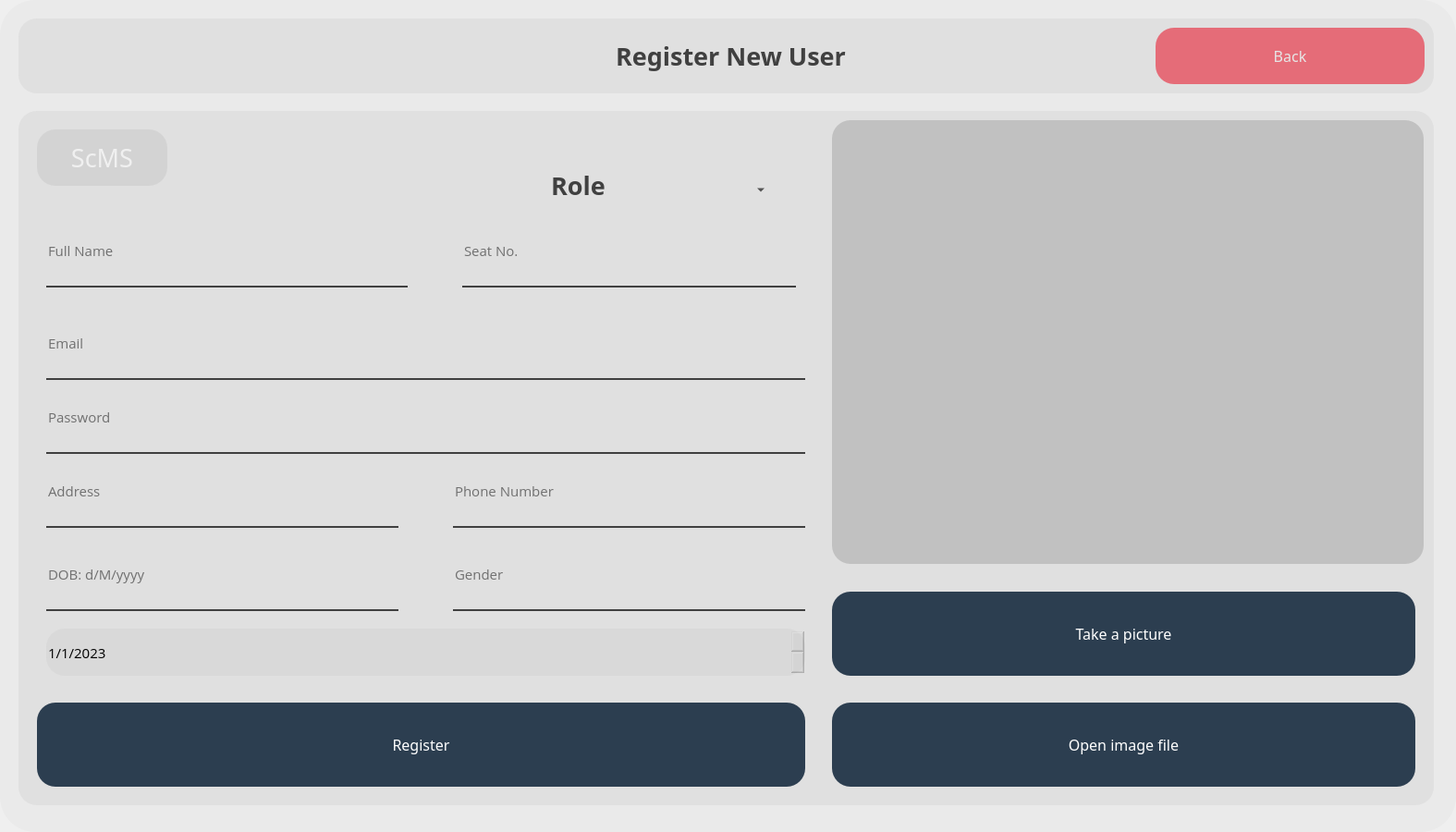
  <widget class="QWidget" name="newUser_widget" native="true">
   <property name="geometry">
    <rect>
     <x>0</x>
     <y>0</y>
     <width>1575</width>
     <height>900</height>
    </rect>
   </property>
   <widget class="QLabel" name="mainScreen_BG_5">
    <property name="geometry">
     <rect>
      <x>0</x>
      <y>0</y>
      <width>1575</width>
      <height>900</height>
     </rect>
    </property>
    <property name="styleSheet">
     <string notr="true">background-image: url(:/images/materials/reportBG.png);
border-radius:38px;</string>
    </property>
    <property name="text">
     <string/>
    </property>
   </widget>
   <widget class="QWidget" name="topBar_widget_6" native="true">
    <property name="geometry">
     <rect>
      <x>20</x>
      <y>20</y>
      <width>1531</width>
      <height>81</height>
     </rect>
    </property>
    <property name="styleSheet">
     <string notr="true">background-color: rgba(200, 200, 200,80);
/*background-color: rgba(239, 174, 74,150);*/
border-radius:20px;</string>
    </property>
    <widget class="QLabel" name="mainTopBarTitle_label_9">
     <property name="geometry">
      <rect>
       <x>610</x>
       <y>10</y>
       <width>321</width>
       <height>61</height>
      </rect>
     </property>
     <property name="font">
      <font>
       <family>Poppins SemiBold</family>
       <pointsize>20</pointsize>
       <weight>75</weight>
       <bold>true</bold>
      </font>
     </property>
     <property name="styleSheet">
      <string notr="true">background-color: rgba(255, 255, 255,0);
color: rgb(64,64,64);</string>
     </property>
     <property name="text">
      <string>Register New User</string>
     </property>
     <property name="alignment">
      <set>Qt::AlignCenter</set>
     </property>
    </widget>
    <widget class="QPushButton" name="newUser_Back_btn">
     <property name="geometry">
      <rect>
       <x>1230</x>
       <y>10</y>
       <width>291</width>
       <height>61</height>
      </rect>
     </property>
     <property name="font">
      <font>
       <family>Poppins Medium</family>
       <pointsize>12</pointsize>
       <weight>50</weight>
       <bold>false</bold>
      </font>
     </property>
     <property name="styleSheet">
      <string notr="true">QPushButton#newUser_Back_btn{
background-color: rgb(229, 108, 120);
	color: rgb(230, 230, 230);
border-radius:20px;
}

QPushButton#newUser_Back_btn:hover{
background-color: rgba(229, 108, 120,220);
}

QPushButton#newUser_Back_btn:pressed{
padding-left:5px;
padding-top:5px;
background-color: rgba(229, 108, 120,220);
}</string>
     </property>
     <property name="text">
      <string>Back</string>
     </property>
    </widget>
   </widget>
   <widget class="QWidget" name="mainDashboardContainer_widget_5" native="true">
    <property name="geometry">
     <rect>
      <x>20</x>
      <y>120</y>
      <width>1531</width>
      <height>751</height>
     </rect>
    </property>
    <property name="font">
     <font>
      <strikeout>false</strikeout>
     </font>
    </property>
    <property name="styleSheet">
     <string notr="true">background-color: rgba(200, 200, 200,80);
border-radius:20px;</string>
    </property>
    <widget class="QPushButton" name="registerNewUser_btn">
     <property name="geometry">
      <rect>
       <x>20</x>
       <y>640</y>
       <width>831</width>
       <height>91</height>
      </rect>
     </property>
     <property name="font">
      <font>
       <family>Poppins Medium</family>
       <pointsize>12</pointsize>
       <weight>50</weight>
       <bold>false</bold>
       <strikeout>false</strikeout>
      </font>
     </property>
     <property name="styleSheet">
      <string notr="true">QPushButton#registerNewUser_btn{
	
	background-color: rgb(44, 62, 80);
	color: rgb(255, 255, 255);
border-radius:20px;
}

QPushButton#registerNewUser_btn:hover{
background-color: rgba(44, 62, 80,210);

}

QPushButton#registerNewUser_btn:pressed{
padding-left:5px;
padding-top:5px;
background-color: rgba(44, 62, 80,210);

}</string>
     </property>
     <property name="text">
      <string>Register</string>
     </property>
     <property name="iconSize">
      <size>
       <width>25</width>
       <height>25</height>
      </size>
     </property>
    </widget>
    <widget class="QLabel" name="mainTopBarTitle_label_10">
     <property name="geometry">
      <rect>
       <x>20</x>
       <y>20</y>
       <width>141</width>
       <height>61</height>
      </rect>
     </property>
     <property name="font">
      <font>
       <family>Poppins Medium</family>
       <pointsize>20</pointsize>
       <weight>50</weight>
       <bold>false</bold>
       <strikeout>false</strikeout>
      </font>
     </property>
     <property name="styleSheet">
      <string notr="true">background-color: rgba(64, 64, 64,20);
color: rgb(240, 240, 240);
</string>
     </property>
     <property name="text">
      <string>ScMS</string>
     </property>
     <property name="alignment">
      <set>Qt::AlignCenter</set>
     </property>
    </widget>
    <widget class="QWidget" name="cameraAttendanceContainer_widget_4" native="true">
     <property name="geometry">
      <rect>
       <x>880</x>
       <y>10</y>
       <width>640</width>
       <height>480</height>
      </rect>
     </property>
     <property name="styleSheet">
      <string notr="true">background-color: rgba(64, 64, 64,50);
/*background-color: rgba(255,255,255,255);*/
border-radius:20px;</string>
     </property>
     <widget class="QLabel" name="userImageRegister_Label">
      <property name="geometry">
       <rect>
        <x>90</x>
        <y>10</y>
        <width>460</width>
        <height>460</height>
       </rect>
      </property>
      <property name="styleSheet">
       <string notr="true">background-color: rgba(255, 255, 255,0);
border-radius:20px;</string>
      </property>
      <property name="text">
       <string/>
      </property>
     </widget>
     <widget class="QLabel" name="cameraNewUserImage_Label">
      <property name="geometry">
       <rect>
        <x>10</x>
        <y>10</y>
        <width>620</width>
        <height>461</height>
       </rect>
      </property>
      <property name="styleSheet">
       <string notr="true">background-color: rgba(255, 255, 255,0);</string>
      </property>
      <property name="text">
       <string/>
      </property>
      <property name="pixmap">
       <pixmap resource="res.qrc">:/images/materials/attendanceWaiting.png</pixmap>
      </property>
     </widget>
     <zorder>cameraNewUserImage_Label</zorder>
     <zorder>userImageRegister_Label</zorder>
    </widget>
    <widget class="QLineEdit" name="loginPassword_tbox_2">
     <property name="geometry">
      <rect>
       <x>30</x>
       <y>300</y>
       <width>821</width>
       <height>71</height>
      </rect>
     </property>
     <property name="font">
      <font>
       <family>Open Sans</family>
       <pointsize>11</pointsize>
       <strikeout>false</strikeout>
      </font>
     </property>
     <property name="styleSheet">
      <string notr="true">background-color: rgba(0, 0, 0,0);
border:none;
border-bottom:2px solid rgb(64,64,64);
color:rgpa(255,255,255,230);
padding-bottom:7px;
border-radius:0px;


</string>
     </property>
     <property name="echoMode">
      <enum>QLineEdit::Password</enum>
     </property>
     <property name="placeholderText">
      <string>Password</string>
     </property>
    </widget>
    <widget class="QLineEdit" name="loginUserName_tbox_2">
     <property name="geometry">
      <rect>
       <x>30</x>
       <y>120</y>
       <width>391</width>
       <height>71</height>
      </rect>
     </property>
     <property name="font">
      <font>
       <family>Open Sans</family>
       <pointsize>11</pointsize>
       <strikeout>false</strikeout>
      </font>
     </property>
     <property name="styleSheet">
      <string notr="true">background-color: rgba(0, 0, 0,0);
border:none;
border-radius:0px;
border-bottom:2px solid rgb(64,64,64);
color:rgpa(255,255,255,230);
padding-bottom:7px;



</string>
     </property>
     <property name="placeholderText">
      <string>Full Name</string>
     </property>
    </widget>
    <widget class="QLineEdit" name="loginPassword_tbox_3">
     <property name="geometry">
      <rect>
       <x>30</x>
       <y>380</y>
       <width>381</width>
       <height>71</height>
      </rect>
     </property>
     <property name="font">
      <font>
       <family>Open Sans</family>
       <pointsize>11</pointsize>
       <strikeout>false</strikeout>
      </font>
     </property>
     <property name="styleSheet">
      <string notr="true">background-color: rgba(0, 0, 0,0);
border:none;
border-bottom:2px solid rgb(64,64,64);
color:rgpa(255,255,255,230);
padding-bottom:7px;
border-radius:0px;


</string>
     </property>
     <property name="echoMode">
      <enum>QLineEdit::Normal</enum>
     </property>
     <property name="placeholderText">
      <string>Address</string>
     </property>
    </widget>
    <widget class="QLineEdit" name="loginUserName_tbox_3">
     <property name="geometry">
      <rect>
       <x>30</x>
       <y>220</y>
       <width>821</width>
       <height>71</height>
      </rect>
     </property>
     <property name="font">
      <font>
       <family>Open Sans</family>
       <pointsize>11</pointsize>
       <strikeout>false</strikeout>
      </font>
     </property>
     <property name="styleSheet">
      <string notr="true">background-color: rgba(0, 0, 0,0);
border:none;
border-radius:0px;
border-bottom:2px solid rgb(64,64,64);
color:rgpa(255,255,255,230);
padding-bottom:7px;



</string>
     </property>
     <property name="placeholderText">
      <string>Email</string>
     </property>
    </widget>
    <widget class="QLineEdit" name="loginPassword_tbox_4">
     <property name="geometry">
      <rect>
       <x>30</x>
       <y>470</y>
       <width>381</width>
       <height>71</height>
      </rect>
     </property>
     <property name="font">
      <font>
       <family>Open Sans</family>
       <pointsize>11</pointsize>
       <strikeout>false</strikeout>
      </font>
     </property>
     <property name="styleSheet">
      <string notr="true">background-color: rgba(0, 0, 0,0);
border:none;
border-bottom:2px solid rgb(64,64,64);
color:rgpa(255,255,255,230);
padding-bottom:7px;
border-radius:0px;


</string>
     </property>
     <property name="echoMode">
      <enum>QLineEdit::Normal</enum>
     </property>
     <property name="placeholderText">
      <string>DOB: d/M/yyyy</string>
     </property>
    </widget>
    <widget class="QLineEdit" name="loginUserName_tbox_4">
     <property name="geometry">
      <rect>
       <x>470</x>
       <y>380</y>
       <width>381</width>
       <height>71</height>
      </rect>
     </property>
     <property name="font">
      <font>
       <family>Open Sans</family>
       <pointsize>11</pointsize>
       <strikeout>false</strikeout>
      </font>
     </property>
     <property name="styleSheet">
      <string notr="true">background-color: rgba(0, 0, 0,0);
border:none;
border-radius:0px;
border-bottom:2px solid rgb(64,64,64);
color:rgpa(255,255,255,230);
padding-bottom:7px;



</string>
     </property>
     <property name="placeholderText">
      <string>Phone Number</string>
     </property>
    </widget>
    <widget class="QLineEdit" name="loginUserName_tbox_5">
     <property name="geometry">
      <rect>
       <x>470</x>
       <y>470</y>
       <width>381</width>
       <height>71</height>
      </rect>
     </property>
     <property name="font">
      <font>
       <family>Open Sans</family>
       <pointsize>11</pointsize>
       <strikeout>false</strikeout>
      </font>
     </property>
     <property name="styleSheet">
      <string notr="true">background-color: rgba(0, 0, 0,0);
border:none;
border-radius:0px;
border-bottom:2px solid rgb(64,64,64);
color:rgpa(255,255,255,230);
padding-bottom:7px;



</string>
     </property>
     <property name="placeholderText">
      <string>Gender</string>
     </property>
    </widget>
    <widget class="QDateEdit" name="dateEdit">
     <property name="geometry">
      <rect>
       <x>30</x>
       <y>560</y>
       <width>821</width>
       <height>51</height>
      </rect>
     </property>
     <property name="font">
      <font>
       <family>Open Sans</family>
       <pointsize>11</pointsize>
       <strikeout>false</strikeout>
      </font>
     </property>
     <property name="currentSection">
      <enum>QDateTimeEdit::DaySection</enum>
     </property>
     <property name="displayFormat">
      <string>d/M/yyyy</string>
     </property>
     <property name="calendarPopup">
      <bool>false</bool>
     </property>
     <property name="date">
      <date>
       <year>2023</year>
       <month>1</month>
       <day>1</day>
      </date>
     </property>
    </widget>
    <widget class="QPushButton" name="takePic_newUser_btn">
     <property name="geometry">
      <rect>
       <x>880</x>
       <y>520</y>
       <width>631</width>
       <height>91</height>
      </rect>
     </property>
     <property name="font">
      <font>
       <family>Poppins Medium</family>
       <pointsize>12</pointsize>
       <weight>50</weight>
       <bold>false</bold>
       <strikeout>false</strikeout>
      </font>
     </property>
     <property name="styleSheet">
      <string notr="true">QPushButton#takePic_newUser_btn{
	
	background-color: rgb(44, 62, 80);
	color: rgb(255, 255, 255);
border-radius:20px;
}

QPushButton#takePic_newUser_btn:hover{
background-color: rgba(44, 62, 80,210);

}

QPushButton#takePic_newUser_btn:pressed{
padding-left:5px;
padding-top:5px;
background-color: rgba(44, 62, 80,210);

}</string>
     </property>
     <property name="text">
      <string>Take a picture</string>
     </property>
     <property name="iconSize">
      <size>
       <width>25</width>
       <height>25</height>
      </size>
     </property>
    </widget>
    <widget class="QPushButton" name="newUser_openImage_btn">
     <property name="geometry">
      <rect>
       <x>880</x>
       <y>640</y>
       <width>631</width>
       <height>91</height>
      </rect>
     </property>
     <property name="font">
      <font>
       <family>Poppins Medium</family>
       <pointsize>12</pointsize>
       <weight>50</weight>
       <bold>false</bold>
       <strikeout>false</strikeout>
      </font>
     </property>
     <property name="styleSheet">
      <string notr="true">QPushButton#newUser_openImage_btn{
	
	background-color: rgb(44, 62, 80);
	color: rgb(255, 255, 255);
border-radius:20px;
}

QPushButton#newUser_openImage_btn:hover{
background-color: rgba(44, 62, 80,210);

}

QPushButton#newUser_openImage_btn:pressed{
padding-left:5px;
padding-top:5px;
background-color: rgba(44, 62, 80,210);

}</string>
     </property>
     <property name="text">
      <string>Open image file</string>
     </property>
     <property name="iconSize">
      <size>
       <width>25</width>
       <height>25</height>
      </size>
     </property>
    </widget>
    <widget class="QLineEdit" name="loginUserName_tbox_6">
     <property name="geometry">
      <rect>
       <x>480</x>
       <y>120</y>
       <width>361</width>
       <height>71</height>
      </rect>
     </property>
     <property name="font">
      <font>
       <family>Open Sans</family>
       <pointsize>11</pointsize>
       <strikeout>false</strikeout>
      </font>
     </property>
     <property name="styleSheet">
      <string notr="true">background-color: rgba(0, 0, 0,0);
border:none;
border-radius:0px;
border-bottom:2px solid rgb(64,64,64);
color:rgpa(255,255,255,230);
padding-bottom:7px;



</string>
     </property>
     <property name="placeholderText">
      <string>Seat No.</string>
     </property>
    </widget>
    <widget class="QComboBox" name="roleComboBox">
     <property name="geometry">
      <rect>
       <x>660</x>
       <y>70</y>
       <width>151</width>
       <height>31</height>
      </rect>
     </property>
     <property name="palette">
      <palette>
       <active>
        <colorrole role="Button">
         <brush brushstyle="SolidPattern">
          <color alpha="0">
           <red>255</red>
           <green>255</green>
           <blue>255</blue>
          </color>
         </brush>
        </colorrole>
        <colorrole role="Text">
         <brush brushstyle="SolidPattern">
          <color alpha="255">
           <red>0</red>
           <green>0</green>
           <blue>0</blue>
          </color>
         </brush>
        </colorrole>
        <colorrole role="ButtonText">
         <brush brushstyle="SolidPattern">
          <color alpha="255">
           <red>0</red>
           <green>0</green>
           <blue>0</blue>
          </color>
         </brush>
        </colorrole>
        <colorrole role="Base">
         <brush brushstyle="SolidPattern">
          <color alpha="0">
           <red>255</red>
           <green>255</green>
           <blue>255</blue>
          </color>
         </brush>
        </colorrole>
        <colorrole role="Window">
         <brush brushstyle="SolidPattern">
          <color alpha="0">
           <red>255</red>
           <green>255</green>
           <blue>255</blue>
          </color>
         </brush>
        </colorrole>
        <colorrole role="Shadow">
         <brush brushstyle="SolidPattern">
          <color alpha="255">
           <red>255</red>
           <green>170</green>
           <blue>0</blue>
          </color>
         </brush>
        </colorrole>
        <colorrole role="PlaceholderText">
         <brush brushstyle="SolidPattern">
          <color alpha="128">
           <red>255</red>
           <green>255</green>
           <blue>127</blue>
          </color>
         </brush>
        </colorrole>
       </active>
       <inactive>
        <colorrole role="Button">
         <brush brushstyle="SolidPattern">
          <color alpha="0">
           <red>255</red>
           <green>255</green>
           <blue>255</blue>
          </color>
         </brush>
        </colorrole>
        <colorrole role="Text">
         <brush brushstyle="SolidPattern">
          <color alpha="255">
           <red>0</red>
           <green>0</green>
           <blue>0</blue>
          </color>
         </brush>
        </colorrole>
        <colorrole role="ButtonText">
         <brush brushstyle="SolidPattern">
          <color alpha="255">
           <red>0</red>
           <green>0</green>
           <blue>0</blue>
          </color>
         </brush>
        </colorrole>
        <colorrole role="Base">
         <brush brushstyle="SolidPattern">
          <color alpha="0">
           <red>255</red>
           <green>255</green>
           <blue>255</blue>
          </color>
         </brush>
        </colorrole>
        <colorrole role="Window">
         <brush brushstyle="SolidPattern">
          <color alpha="0">
           <red>255</red>
           <green>255</green>
           <blue>255</blue>
          </color>
         </brush>
        </colorrole>
        <colorrole role="Shadow">
         <brush brushstyle="SolidPattern">
          <color alpha="255">
           <red>255</red>
           <green>170</green>
           <blue>0</blue>
          </color>
         </brush>
        </colorrole>
        <colorrole role="PlaceholderText">
         <brush brushstyle="SolidPattern">
          <color alpha="128">
           <red>0</red>
           <green>0</green>
           <blue>0</blue>
          </color>
         </brush>
        </colorrole>
       </inactive>
       <disabled>
        <colorrole role="Button">
         <brush brushstyle="SolidPattern">
          <color alpha="0">
           <red>255</red>
           <green>255</green>
           <blue>255</blue>
          </color>
         </brush>
        </colorrole>
        <colorrole role="Text">
         <brush brushstyle="SolidPattern">
          <color alpha="255">
           <red>120</red>
           <green>120</green>
           <blue>120</blue>
          </color>
         </brush>
        </colorrole>
        <colorrole role="ButtonText">
         <brush brushstyle="SolidPattern">
          <color alpha="255">
           <red>120</red>
           <green>120</green>
           <blue>120</blue>
          </color>
         </brush>
        </colorrole>
        <colorrole role="Base">
         <brush brushstyle="SolidPattern">
          <color alpha="0">
           <red>255</red>
           <green>255</green>
           <blue>255</blue>
          </color>
         </brush>
        </colorrole>
        <colorrole role="Window">
         <brush brushstyle="SolidPattern">
          <color alpha="0">
           <red>255</red>
           <green>255</green>
           <blue>255</blue>
          </color>
         </brush>
        </colorrole>
        <colorrole role="Shadow">
         <brush brushstyle="SolidPattern">
          <color alpha="255">
           <red>255</red>
           <green>170</green>
           <blue>0</blue>
          </color>
         </brush>
        </colorrole>
        <colorrole role="PlaceholderText">
         <brush brushstyle="SolidPattern">
          <color alpha="128">
           <red>0</red>
           <green>0</green>
           <blue>0</blue>
          </color>
         </brush>
        </colorrole>
       </disabled>
      </palette>
     </property>
     <property name="font">
      <font>
       <pointsize>12</pointsize>
       <weight>50</weight>
       <bold>false</bold>
       <strikeout>false</strikeout>
      </font>
     </property>
     <property name="styleSheet">
      <string notr="true">
background-color: rgba(255, 255, 255, 0);
border-radius: 7px;

 </string>
     </property>
     <property name="editable">
      <bool>false</bool>
     </property>
    </widget>
    <widget class="QLabel" name="mainTopBarTitle_label_31">
     <property name="geometry">
      <rect>
       <x>540</x>
       <y>50</y>
       <width>131</width>
       <height>61</height>
      </rect>
     </property>
     <property name="font">
      <font>
       <family>Poppins SemiBold</family>
       <pointsize>20</pointsize>
       <weight>75</weight>
       <bold>true</bold>
       <strikeout>false</strikeout>
      </font>
     </property>
     <property name="styleSheet">
      <string notr="true">background-color: rgba(255, 255, 255,0);
color: rgb(64,64,64);</string>
     </property>
     <property name="text">
      <string>Role</string>
     </property>
     <property name="alignment">
      <set>Qt::AlignCenter</set>
     </property>
    </widget>
   </widget>
   <widget class="QLabel" name="mainScreenDark_BG_6">
    <property name="geometry">
     <rect>
      <x>0</x>
      <y>0</y>
      <width>1575</width>
      <height>900</height>
     </rect>
    </property>
    <property name="styleSheet">
     <string notr="true">background-color: rgba(0, 0, 0,5);
border-radius:38px;</string>
    </property>
    <property name="text">
     <string/>
    </property>
   </widget>
   <zorder>mainScreenDark_BG_6</zorder>
   <zorder>mainScreen_BG_5</zorder>
   <zorder>mainDashboardContainer_widget_5</zorder>
   <zorder>topBar_widget_6</zorder>
  </widget>
